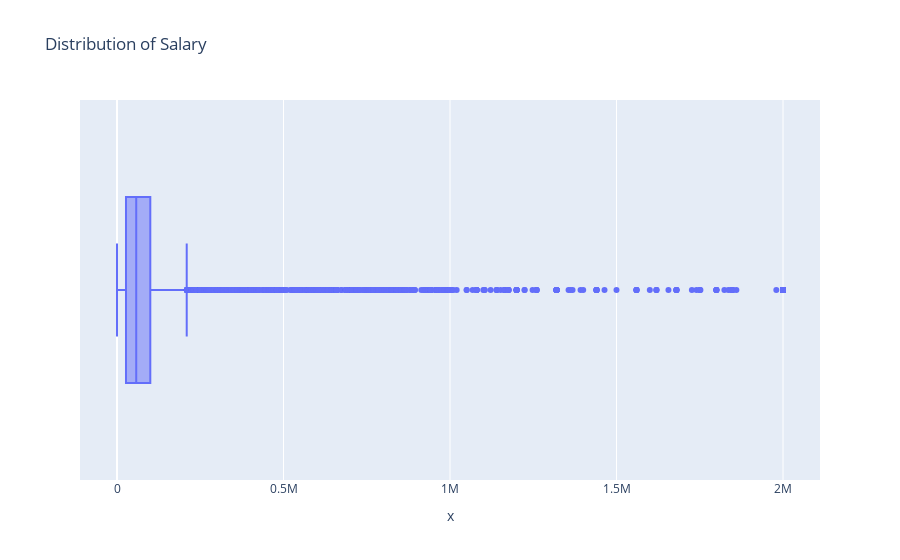

Notebook code cell kept with this figure:
### Code cell
# Find out if outliers exist in the column NormalizedAnnualCompensation using a box plot?
fig = px.box(x=survey_df['ConvertedComp'],title="Distribution of Salary")
fig.show()

### Figure 1 — Plotly figure (JSON) as saved in the notebook; plotly's stock layout.template omitted (floating-point values rounded to 4 significant figures; data arrays with more than 128 entries replaced by an {"elided": "..."} marker saying what was removed)
{"data": [{"alignmentgroup": "True", "hovertemplate": "x=%{x}<extra></extra>", "legendgroup": "", "marker": {"color": "#636efa"}, "name": "", "notched": false, "offsetgroup": "", "orientation": "h", "showlegend": false, "type": "box", "x": {"elided": "11305 int values"}, "x0": " ", "xaxis": "x", "y0": " ", "yaxis": "y"}], "layout": {"boxmode": "group", "legend": {"tracegroupgap": 0}, "title": {"text": "Distribution of Salary"}, "xaxis": {"anchor": "y", "domain": [0, 1], "title": {"text": "x"}}, "yaxis": {"anchor": "x", "domain": [0, 1]}}}
